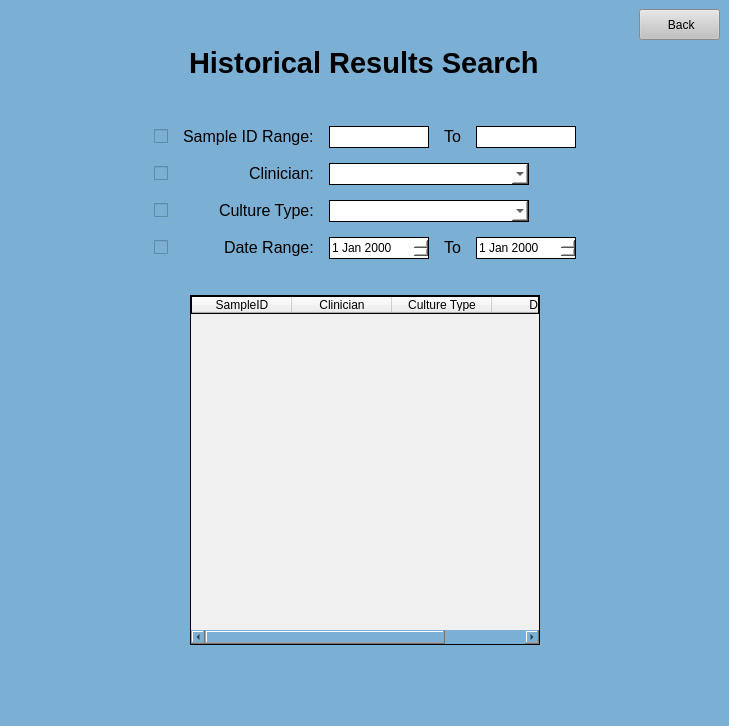
<?xml version="1.0" encoding="UTF-8"?>
<ui version="4.0">
 <class>MainWindow</class>
 <widget class="QMainWindow" name="MainWindow">
  <property name="geometry">
   <rect>
    <x>0</x>
    <y>0</y>
    <width>729</width>
    <height>726</height>
   </rect>
  </property>
  <property name="windowTitle">
   <string>MainWindow</string>
  </property>
  <property name="styleSheet">
   <string notr="true">background-color: rgb(123, 175, 212);</string>
  </property>
  <widget class="QWidget" name="centralwidget">
   <layout class="QGridLayout" name="gridLayout">
    <item row="3" column="0">
     <layout class="QVBoxLayout" name="verticalLayout">
      <property name="leftMargin">
       <number>0</number>
      </property>
      <property name="topMargin">
       <number>0</number>
      </property>
      <property name="rightMargin">
       <number>0</number>
      </property>
      <property name="bottomMargin">
       <number>0</number>
      </property>
      <item>
       <layout class="QHBoxLayout" name="horizontalLayout_2">
        <property name="leftMargin">
         <number>0</number>
        </property>
        <property name="topMargin">
         <number>0</number>
        </property>
        <property name="rightMargin">
         <number>0</number>
        </property>
        <property name="bottomMargin">
         <number>0</number>
        </property>
        <item>
         <spacer name="horizontalSpacer_3">
          <property name="orientation">
           <enum>Qt::Horizontal</enum>
          </property>
          <property name="sizeHint" stdset="0">
           <size>
            <width>40</width>
            <height>20</height>
           </size>
          </property>
         </spacer>
        </item>
        <item>
         <widget class="QPushButton" name="back">
          <property name="sizePolicy">
           <sizepolicy hsizetype="Fixed" vsizetype="Fixed">
            <horstretch>0</horstretch>
            <verstretch>0</verstretch>
           </sizepolicy>
          </property>
          <property name="minimumSize">
           <size>
            <width>81</width>
            <height>31</height>
           </size>
          </property>
          <property name="maximumSize">
           <size>
            <width>81</width>
            <height>31</height>
           </size>
          </property>
          <property name="cursor">
           <cursorShape>PointingHandCursor</cursorShape>
          </property>
          <property name="styleSheet">
           <string notr="true">QPushButton:hover {
	 background-color: rgb(210, 210, 210);
}

QPushButton:focus {
	background-color: rgb(210, 210, 210);
}

QPushButton {
	background-color: rgb(193, 193, 193);
}</string>
          </property>
          <property name="text">
           <string> Back</string>
          </property>
         </widget>
        </item>
       </layout>
      </item>
      <item alignment="Qt::AlignHCenter">
       <widget class="QLabel" name="label_7">
        <property name="text">
         <string>&lt;html&gt;&lt;head/&gt;&lt;body&gt;&lt;p&gt;&lt;span style=&quot; font-size:22pt; font-weight:600;&quot;&gt;Historical Results Search&lt;/span&gt;&lt;/p&gt;&lt;/body&gt;&lt;/html&gt;</string>
        </property>
       </widget>
      </item>
      <item>
       <spacer name="verticalSpacer_2">
        <property name="orientation">
         <enum>Qt::Vertical</enum>
        </property>
        <property name="sizeType">
         <enum>QSizePolicy::Minimum</enum>
        </property>
        <property name="sizeHint" stdset="0">
         <size>
          <width>20</width>
          <height>40</height>
         </size>
        </property>
       </spacer>
      </item>
      <item>
       <layout class="QGridLayout" name="gridLayout_2">
        <property name="leftMargin">
         <number>0</number>
        </property>
        <property name="topMargin">
         <number>0</number>
        </property>
        <property name="rightMargin">
         <number>0</number>
        </property>
        <property name="bottomMargin">
         <number>0</number>
        </property>
        <property name="spacing">
         <number>15</number>
        </property>
        <item row="4" column="5">
         <widget class="QDateEdit" name="dateFin">
          <property name="minimumSize">
           <size>
            <width>100</width>
            <height>22</height>
           </size>
          </property>
          <property name="maximumSize">
           <size>
            <width>100</width>
            <height>22</height>
           </size>
          </property>
          <property name="styleSheet">
           <string notr="true">/* the box that is displayed*/
QDateEdit {
background-color: rgb(255, 255, 255);
border-style: solid;
border-width: 1px
}
/*toolbar on top of calendar*/
QCalendarWidget QToolButton {
height: 30px;
width: 75px;
color: white;
font-size: 12px;
icon-size: 24px, 24px;
font-weight: bold;
background-color: rgb(123,175,212);
}
QCalendarWidget QMenu {
width: 85px;
left: 10px;
color: white;
font-size: 12px;
background-color: rgb(123, 175, 212);
}
QCalendarWidget QSpinBox {
width: 75px;
font-size:12px;
color: white;
background-color: rgb(123, 175, 212);
selection-background-color: rgb(136, 136, 136);
selection-color: rgb(255, 255, 255);
}
QCalendarWidget QSpinBox::up-button { subcontrol-origin: border; subcontrol-position: top right; width:35px; }
QCalendarWidget QSpinBox::down-button {subcontrol-origin: border; subcontrol-position: bottom right; width:35px;}
QCalendarWidget QSpinBox::up-arrow { width:28px; height:28px; }
QCalendarWidget QSpinBox::down-arrow { width:28px; height:28px; }

/* header row */
QCalendarWidget QWidget { 
alternate-background-color: rgb(240, 240, 240); 
}
/* normal days */
QCalendarWidget QAbstractItemView:enabled
{
font-size:12px;
color: black;
background-color: white;
selection-background-color: rgb(123, 175, 212);
selection-color: white;
}
/* days in other months */
/* navigation bar */
QCalendarWidget QWidget#qt_calendar_navigationbar
{
background-color: rgb(123, 175, 212);
}
QCalendarWidget QAbstractItemView:disabled
{
color: rgb(180,180,180);
}</string>
          </property>
         </widget>
        </item>
        <item row="1" column="3">
         <widget class="QLineEdit" name="saIDStart">
          <property name="minimumSize">
           <size>
            <width>100</width>
            <height>22</height>
           </size>
          </property>
          <property name="maximumSize">
           <size>
            <width>100</width>
            <height>22</height>
           </size>
          </property>
          <property name="styleSheet">
           <string notr="true">background-color: rgb(255, 255, 255);
border-style: solid;
border-width: 1px</string>
          </property>
         </widget>
        </item>
        <item row="1" column="5">
         <widget class="QLineEdit" name="saIDFin">
          <property name="minimumSize">
           <size>
            <width>100</width>
            <height>22</height>
           </size>
          </property>
          <property name="maximumSize">
           <size>
            <width>100</width>
            <height>22</height>
           </size>
          </property>
          <property name="styleSheet">
           <string notr="true">background-color: rgb(255, 255, 255);
border-style: solid;
border-width: 1px</string>
          </property>
         </widget>
        </item>
        <item row="4" column="3">
         <widget class="QDateEdit" name="dateStart">
          <property name="minimumSize">
           <size>
            <width>100</width>
            <height>22</height>
           </size>
          </property>
          <property name="maximumSize">
           <size>
            <width>100</width>
            <height>22</height>
           </size>
          </property>
          <property name="styleSheet">
           <string notr="true">/* the box that is displayed*/
QDateEdit {
background-color: rgb(255, 255, 255);
border-style: solid;
border-width: 1px
}
/*toolbar on top of calendar*/
QCalendarWidget QToolButton {
height: 30px;
width: 75px;
color: white;
font-size: 12px;
icon-size: 24px, 24px;
font-weight: bold;
background-color: rgb(123,175,212);
}
QCalendarWidget QMenu {
width: 85px;
left: 10px;
color: white;
font-size: 12px;
background-color: rgb(123, 175, 212);
}
QCalendarWidget QSpinBox {
width: 75px;
font-size:12px;
color: white;
background-color: rgb(123, 175, 212);
selection-background-color: rgb(136, 136, 136);
selection-color: rgb(255, 255, 255);
}
QCalendarWidget QSpinBox::up-button { subcontrol-origin: border; subcontrol-position: top right; width:35px; }
QCalendarWidget QSpinBox::down-button {subcontrol-origin: border; subcontrol-position: bottom right; width:35px;}
QCalendarWidget QSpinBox::up-arrow { width:28px; height:28px; }
QCalendarWidget QSpinBox::down-arrow { width:28px; height:28px; }

/* header row */
QCalendarWidget QWidget { 
alternate-background-color: rgb(240, 240, 240); 
}
/* normal days */
QCalendarWidget QAbstractItemView:enabled
{
font-size:12px;
color: black;
background-color: white;
selection-background-color: rgb(123, 175, 212);
selection-color: white;
}
/* days in other months */
/* navigation bar */
QCalendarWidget QWidget#qt_calendar_navigationbar
{
background-color: rgb(123, 175, 212);
}
QCalendarWidget QAbstractItemView:disabled
{
color: rgb(180,180,180);
}</string>
          </property>
         </widget>
        </item>
        <item row="4" column="4">
         <widget class="QLabel" name="label_6">
          <property name="text">
           <string>&lt;html&gt;&lt;head/&gt;&lt;body&gt;&lt;p&gt;&lt;span style=&quot; font-size:12pt;&quot;&gt;To&lt;/span&gt;&lt;/p&gt;&lt;/body&gt;&lt;/html&gt;</string>
          </property>
         </widget>
        </item>
        <item row="1" column="0" rowspan="4">
         <spacer name="horizontalSpacer">
          <property name="orientation">
           <enum>Qt::Horizontal</enum>
          </property>
          <property name="sizeHint" stdset="0">
           <size>
            <width>40</width>
            <height>20</height>
           </size>
          </property>
         </spacer>
        </item>
        <item row="4" column="2" alignment="Qt::AlignRight|Qt::AlignVCenter">
         <widget class="QLabel" name="label_5">
          <property name="text">
           <string>&lt;html&gt;&lt;head/&gt;&lt;body&gt;&lt;p&gt;&lt;span style=&quot; font-size:12pt;&quot;&gt;Date Range:&lt;/span&gt;&lt;/p&gt;&lt;/body&gt;&lt;/html&gt;</string>
          </property>
         </widget>
        </item>
        <item row="2" column="2" alignment="Qt::AlignRight|Qt::AlignVCenter">
         <widget class="QLabel" name="label_3">
          <property name="text">
           <string>&lt;html&gt;&lt;head/&gt;&lt;body&gt;&lt;p&gt;&lt;span style=&quot; font-size:12pt;&quot;&gt;Clinician:&lt;/span&gt;&lt;/p&gt;&lt;/body&gt;&lt;/html&gt;</string>
          </property>
         </widget>
        </item>
        <item row="3" column="2" alignment="Qt::AlignRight|Qt::AlignVCenter">
         <widget class="QLabel" name="label_4">
          <property name="text">
           <string>&lt;html&gt;&lt;head/&gt;&lt;body&gt;&lt;p&gt;&lt;span style=&quot; font-size:12pt;&quot;&gt;Culture Type:&lt;/span&gt;&lt;/p&gt;&lt;/body&gt;&lt;/html&gt;</string>
          </property>
         </widget>
        </item>
        <item row="1" column="2" alignment="Qt::AlignRight|Qt::AlignVCenter">
         <widget class="QLabel" name="label">
          <property name="text">
           <string>&lt;html&gt;&lt;head/&gt;&lt;body&gt;&lt;p&gt;&lt;span style=&quot; font-size:12pt;&quot;&gt;Sample ID Range:&lt;/span&gt;&lt;/p&gt;&lt;/body&gt;&lt;/html&gt;</string>
          </property>
         </widget>
        </item>
        <item row="1" column="4" alignment="Qt::AlignHCenter|Qt::AlignVCenter">
         <widget class="QLabel" name="label_2">
          <property name="text">
           <string>&lt;html&gt;&lt;head/&gt;&lt;body&gt;&lt;p&gt;&lt;span style=&quot; font-size:12pt;&quot;&gt;To&lt;/span&gt;&lt;/p&gt;&lt;/body&gt;&lt;/html&gt;</string>
          </property>
         </widget>
        </item>
        <item row="2" column="3" colspan="3">
         <widget class="QComboBox" name="clinDrop">
          <property name="minimumSize">
           <size>
            <width>200</width>
            <height>22</height>
           </size>
          </property>
          <property name="maximumSize">
           <size>
            <width>200</width>
            <height>22</height>
           </size>
          </property>
          <property name="styleSheet">
           <string notr="true">background-color: rgb(255, 255, 255);
border-style: solid;
border-width: 1px</string>
          </property>
         </widget>
        </item>
        <item row="1" column="6" rowspan="4">
         <spacer name="horizontalSpacer_2">
          <property name="orientation">
           <enum>Qt::Horizontal</enum>
          </property>
          <property name="sizeHint" stdset="0">
           <size>
            <width>40</width>
            <height>20</height>
           </size>
          </property>
         </spacer>
        </item>
        <item row="3" column="1">
         <widget class="QCheckBox" name="typeCheck">
          <property name="text">
           <string/>
          </property>
         </widget>
        </item>
        <item row="3" column="3" colspan="3">
         <widget class="QComboBox" name="type">
          <property name="minimumSize">
           <size>
            <width>200</width>
            <height>22</height>
           </size>
          </property>
          <property name="maximumSize">
           <size>
            <width>200</width>
            <height>22</height>
           </size>
          </property>
          <property name="styleSheet">
           <string notr="true">background-color: rgb(255, 255, 255);
border-style: solid;
border-width: 1px</string>
          </property>
         </widget>
        </item>
        <item row="4" column="1">
         <widget class="QCheckBox" name="dateCheck">
          <property name="text">
           <string/>
          </property>
         </widget>
        </item>
        <item row="1" column="1">
         <widget class="QCheckBox" name="saIDCheck">
          <property name="text">
           <string/>
          </property>
         </widget>
        </item>
        <item row="2" column="1">
         <widget class="QCheckBox" name="clinCheck">
          <property name="text">
           <string/>
          </property>
         </widget>
        </item>
       </layout>
      </item>
      <item>
       <spacer name="verticalSpacer">
        <property name="orientation">
         <enum>Qt::Vertical</enum>
        </property>
        <property name="sizeType">
         <enum>QSizePolicy::Fixed</enum>
        </property>
        <property name="sizeHint" stdset="0">
         <size>
          <width>20</width>
          <height>30</height>
         </size>
        </property>
       </spacer>
      </item>
      <item>
       <layout class="QHBoxLayout" name="horizontalLayout">
        <property name="leftMargin">
         <number>0</number>
        </property>
        <property name="topMargin">
         <number>0</number>
        </property>
        <property name="rightMargin">
         <number>0</number>
        </property>
        <property name="bottomMargin">
         <number>0</number>
        </property>
        <item>
         <spacer name="horizontalSpacer_4">
          <property name="orientation">
           <enum>Qt::Horizontal</enum>
          </property>
          <property name="sizeHint" stdset="0">
           <size>
            <width>40</width>
            <height>20</height>
           </size>
          </property>
         </spacer>
        </item>
        <item>
         <widget class="QTableWidget" name="tableWidget">
          <property name="minimumSize">
           <size>
            <width>350</width>
            <height>350</height>
           </size>
          </property>
          <property name="maximumSize">
           <size>
            <width>350</width>
            <height>350</height>
           </size>
          </property>
          <property name="styleSheet">
           <string notr="true">background-color: rgb(240, 240, 240);
border-style: solid;
border-width: 1px</string>
          </property>
          <column>
           <property name="text">
            <string>SampleID</string>
           </property>
          </column>
          <column>
           <property name="text">
            <string>Clinician</string>
           </property>
          </column>
          <column>
           <property name="text">
            <string>Culture Type</string>
           </property>
          </column>
          <column>
           <property name="text">
            <string>Date</string>
           </property>
          </column>
         </widget>
        </item>
        <item>
         <spacer name="horizontalSpacer_5">
          <property name="orientation">
           <enum>Qt::Horizontal</enum>
          </property>
          <property name="sizeHint" stdset="0">
           <size>
            <width>40</width>
            <height>20</height>
           </size>
          </property>
         </spacer>
        </item>
       </layout>
      </item>
     </layout>
    </item>
    <item row="5" column="0">
     <spacer name="verticalSpacer_3">
      <property name="orientation">
       <enum>Qt::Vertical</enum>
      </property>
      <property name="sizeHint" stdset="0">
       <size>
        <width>20</width>
        <height>40</height>
       </size>
      </property>
     </spacer>
    </item>
   </layout>
  </widget>
 </widget>
 <resources/>
 <connections/>
</ui>
